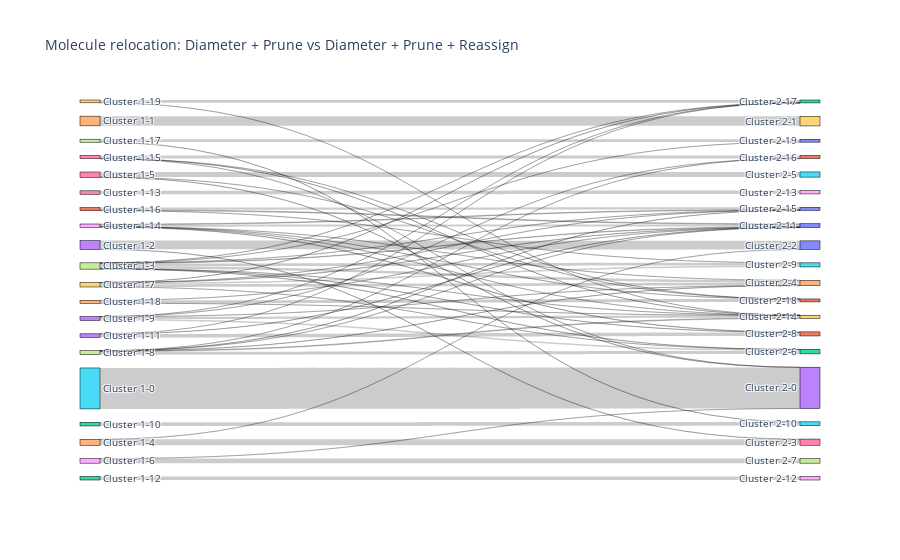

Source (notebook cell):
### Code cell
plotting_utils.mol_relocation_plots(brc_diam_prune, brc_prune_rea, title="Molecule relocation: Diameter + Prune vs Diameter + Prune + Reassign", top_n=20)

### Figure 1 — Plotly figure (JSON) as saved in the notebook; plotly's stock layout.template omitted (floating-point values rounded to 4 significant figures)
{"data": [{"link": {"source": [25, 4, 13, 13, 7, 7, 7, 7, 7, 7, 7, 7, 7, 14, 14, 26, 26, 26, 28, 28, 19, 19, 19, 19, 19, 19, 27, 27, 27, 27, 27, 27, 3, 3, 3, 3, 3, 12, 23, 23, 23, 22, 16, 8, 8, 8, 8, 8, 8, 6, 6, 6, 6, 1, 1, 1, 17, 17, 24, 24, 24, 39, 39], "target": [33, 9, 20, 36, 32, 31, 34, 5, 0, 29, 2, 30, 10, 36, 20, 15, 33, 21, 37, 33, 5, 34, 0, 30, 32, 2, 32, 0, 11, 29, 34, 30, 32, 11, 29, 2, 34, 35, 31, 0, 2, 38, 18, 0, 30, 29, 21, 31, 34, 11, 33, 29, 21, 0, 30, 5, 10, 35, 21, 0, 29, 2, 29], "value": [2982, 705, 628, 19, 16, 10, 178, 199, 39, 2, 5, 8, 2, 433, 2, 377, 21, 1, 332, 1, 97, 205, 22, 3, 1, 2, 215, 7, 1, 53, 1, 6, 103, 3, 172, 1, 4, 270, 256, 6, 1, 255, 253, 144, 48, 10, 1, 32, 3, 223, 2, 1, 1, 59, 163, 1, 208, 14, 210, 1, 2, 204, 1]}, "node": {"label": ["Cluster 2-11", "Cluster 1-16", "Cluster 2-17", "Cluster 1-9", "Cluster 1-1", "Cluster 2-9", "Cluster 1-15", "Cluster 1-3", "Cluster 1-14", "Cluster 2-1", "Cluster 2-19", "Cluster 2-16", "Cluster 1-10", "Cluster 1-2", "Cluster 1-4", "Cluster 2-5", "Cluster 1-13", "Cluster 1-17", "Cluster 2-13", "Cluster 1-7", "Cluster 2-2", "Cluster 2-18", "Cluster 1-12", "Cluster 1-11", "Cluster 1-18", "Cluster 1-0", "Cluster 1-5", "Cluster 1-8", "Cluster 1-6", "Cluster 2-14", "Cluster 2-15", "Cluster 2-8", "Cluster 2-6", "Cluster 2-0", "Cluster 2-4", "Cluster 2-10", "Cluster 2-3", "Cluster 2-7", "Cluster 2-12", "Cluster 1-19"], "line": {"color": "black", "width": 0.5}, "pad": 15, "thickness": 20}, "type": "sankey"}], "layout": {"font": {"size": 10}, "title": {"text": "Molecule relocation: Diameter + Prune vs Diameter + Prune + Reassign"}}}
